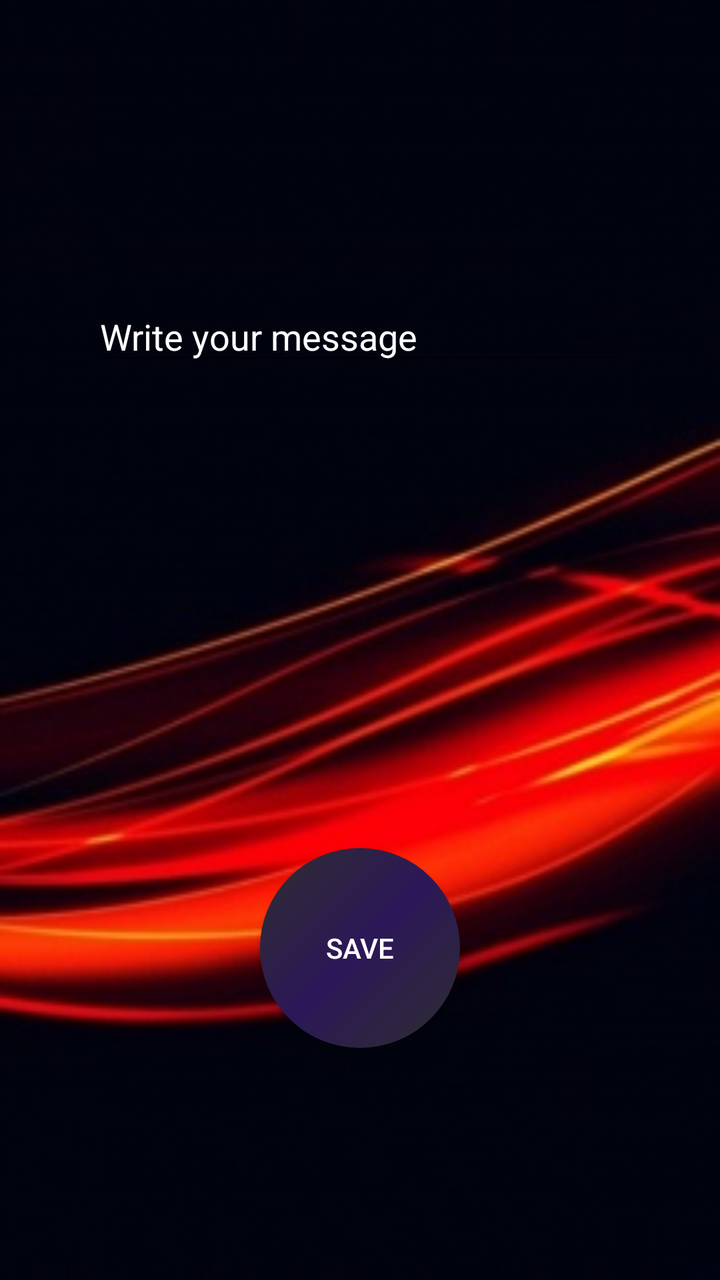
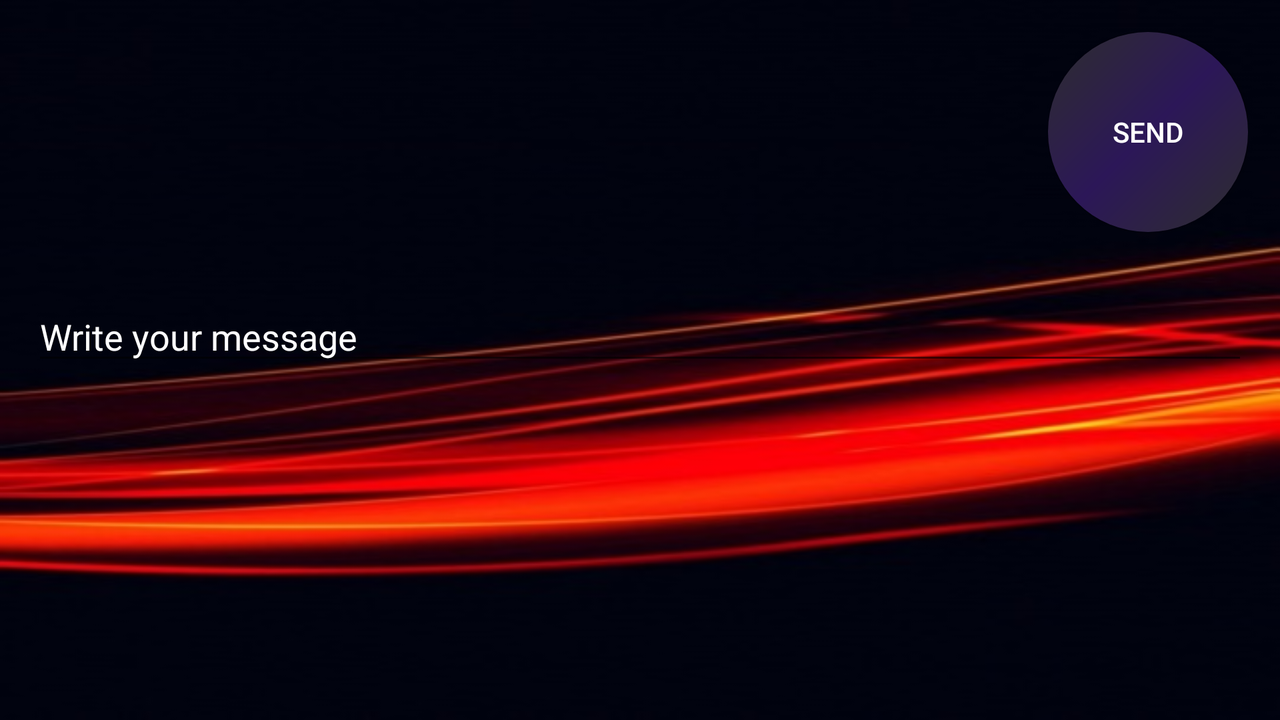

Two renders of one Android screen. The first uses the default layout on a phone; the second uses the alternative layout the repository ships for a different screen configuration, on a matching device. The two XML files are below.
<!-- AndroidManifest.xml: application theme AppTheme -->
<!-- res/layout/activity_mensaje.xml -->
<?xml version="1.0" encoding="utf-8"?>
<RelativeLayout xmlns:android="http://schemas.android.com/apk/res/android"
    xmlns:tools="http://schemas.android.com/tools"
    android:layout_width="match_parent"
    android:layout_height="match_parent"
    android:paddingBottom="@dimen/activity_vertical_margin"
    android:paddingLeft="@dimen/activity_horizontal_margin"
    android:paddingRight="@dimen/activity_horizontal_margin"
    android:paddingTop="@dimen/activity_vertical_margin"
    android:background="@drawable/fondo"
    tools:context=".opciones.Mensaje">

    <ImageView
        android:id="@+id/icon_msm"
        android:layout_width="@dimen/medium"
        android:layout_height="@dimen/medium"
        android:background="@drawable/ic_msm"
        android:layout_gravity="center"
        android:layout_alignParentTop="true"
        android:layout_alignLeft="@+id/guardar"
        android:layout_alignStart="@+id/guardar" />

    <EditText
        android:id="@+id/text_msm"
        android:gravity="top"
        android:layout_width="match_parent"
        android:layout_height="wrap_content"
        android:hint="@string/escribe_tu_mensaje"
        android:textColorHint="@color/Blanco"
        android:textColor="@color/Blanco"
        android:layout_below="@+id/icon_msm"
        android:layout_margin="@dimen/pequeños"
        android:inputType="textMultiLine"
        />
    <Button
        android:id="@+id/guardar"
        android:layout_width="@dimen/medium"
        android:layout_height="@dimen/medium"
        android:text="@string/guardar"
        android:textColor="@color/Blanco"
        android:background="@drawable/btn_circle"
        android:layout_gravity="center_horizontal"
        android:layout_alignParentBottom="true"
        android:layout_centerHorizontal="true"
        android:layout_marginBottom="@dimen/medium" />
</RelativeLayout>
<!-- resources referenced by this layout -->
<resources>
  <color name="Blanco">#ffffff</color>
  <dimen name="activity_horizontal_margin">16dp</dimen>
  <dimen name="activity_vertical_margin">16dp</dimen>
  <dimen name="medium">100dp</dimen>
  <!-- drawable btn_circle (drawable) -->
  <?xml version="1.0" encoding="utf-8"?>
  <shape xmlns:android="http://schemas.android.com/apk/res/android"
      android:shape="oval">
  
      <size android:height="@dimen/medium" android:width="@dimen/medium"/>
      <gradient
          android:angle="135"
          android:startColor="@color/gris"
          android:centerColor="@color/colorPrimary"
          android:endColor="@color/gris"
  
          />
  </shape>
  <!-- drawable fondo: jpg bitmap (drawable, 20052 bytes) -->
  <string name="escribe_tu_mensaje">Write your message</string>
  <string name="guardar">Save</string>
  <style name="AppTheme" parent="Theme.AppCompat.Light.DarkActionBar">
          
          <item name="colorPrimary">@color/colorPrimary</item>
          <item name="colorPrimaryDark">@color/colorPrimaryDark</item>
          <item name="colorAccent">@color/Rojo</item>
      </style>
  <color name="gris">#2e2e2e</color>
  <color name="colorPrimary">#2c1758</color>
  <color name="colorPrimaryDark">#403673</color>
  <color name="Rojo">#d20808</color>
</resources>
<!-- res/layout-land/activity_mensaje.xml (the repository's variant of the layout above) -->
<!-- drawn on the phone turned sideways -->
<?xml version="1.0" encoding="utf-8"?>
<RelativeLayout xmlns:android="http://schemas.android.com/apk/res/android"
    xmlns:tools="http://schemas.android.com/tools"
    android:layout_width="match_parent"
    android:layout_height="match_parent"
    android:paddingBottom="@dimen/activity_vertical_margin"
    android:paddingLeft="@dimen/activity_horizontal_margin"
    android:paddingRight="@dimen/activity_horizontal_margin"
    android:paddingTop="@dimen/activity_vertical_margin"
    android:background="@drawable/fondo"
    tools:context=".opciones.Mensaje">

    <ImageView
        android:layout_width="@dimen/medium"
        android:layout_height="@dimen/medium"
        android:backgroundTint="@color/Blanco"
        android:background="@drawable/ic_msm"
        android:id="@+id/imageView" />

    <Button
        android:id="@+id/enviar"
        android:layout_gravity="right"
        android:layout_width="@dimen/medium"
        android:layout_height="@dimen/medium"
        android:text="@string/enviar"
        android:textColor="@color/Blanco"
        android:background="@drawable/btn_circle"
        android:layout_alignParentTop="true"
        android:layout_alignParentRight="true"
        android:layout_alignParentEnd="true" />

    <EditText
        android:gravity="top"
        android:layout_width="match_parent"
        android:layout_height="wrap_content"
        android:hint="@string/escribe_tu_mensaje"
        android:textColorHint="@color/Blanco"
        android:textColor="@color/Blanco"
        android:layout_below="@+id/imageView"
        android:layout_alignParentLeft="true"
        android:layout_alignParentStart="true"
        android:layout_marginTop="@dimen/treinta" />
</RelativeLayout>
<!-- resources referenced by the variant -->
<!-- as the phone turned sideways resolves them -->
<resources>
  <color name="Blanco">#ffffff</color>
  <dimen name="activity_horizontal_margin">16dp</dimen>
  <dimen name="activity_vertical_margin">16dp</dimen>
  <dimen name="medium">100dp</dimen>
  <dimen name="treinta">30dp</dimen>
  <!-- drawable btn_circle (drawable) -->
  <?xml version="1.0" encoding="utf-8"?>
  <shape xmlns:android="http://schemas.android.com/apk/res/android"
      android:shape="oval">
  
      <size android:height="@dimen/medium" android:width="@dimen/medium"/>
      <gradient
          android:angle="135"
          android:startColor="@color/gris"
          android:centerColor="@color/colorPrimary"
          android:endColor="@color/gris"
  
          />
  </shape>
  <!-- drawable fondo: jpg bitmap (drawable, 20052 bytes) -->
  <string name="enviar">Send</string>
  <string name="escribe_tu_mensaje">Write your message</string>
  <style name="AppTheme" parent="Theme.AppCompat.Light.DarkActionBar">
          
          <item name="colorPrimary">@color/colorPrimary</item>
          <item name="colorPrimaryDark">@color/colorPrimaryDark</item>
          <item name="colorAccent">@color/Rojo</item>
      </style>
  <color name="gris">#2e2e2e</color>
  <color name="colorPrimary">#2c1758</color>
  <color name="colorPrimaryDark">#403673</color>
  <color name="Rojo">#d20808</color>
</resources>
